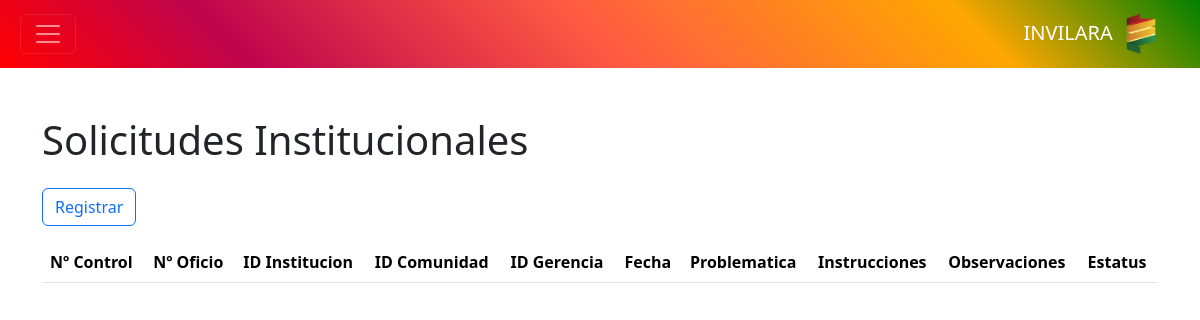
/controlador/solicitud_institucional.php, run on an earlier commit of the app's database.
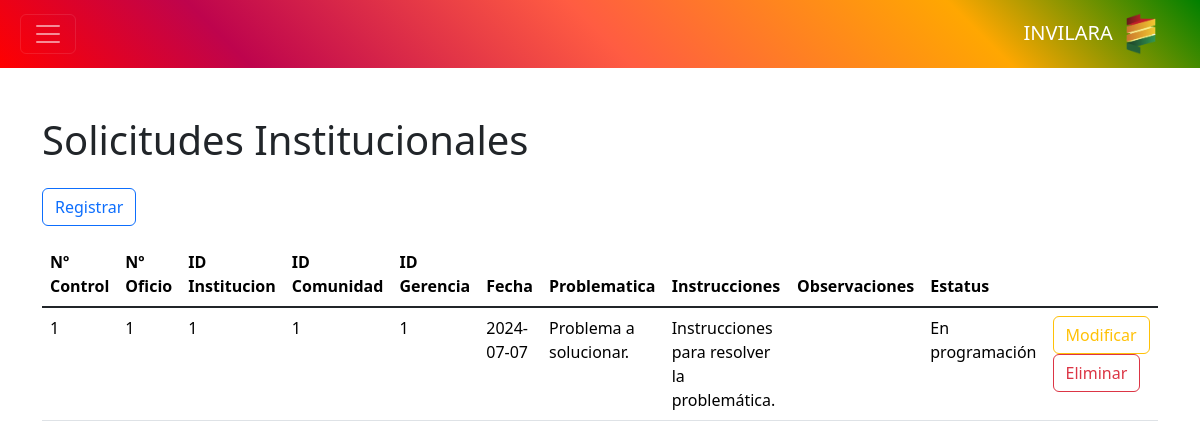
And on a later commit of the database.
### tables this page shows
CREATE TABLE `solicitud_institucional` (
  `nro_control` varchar(20) NOT NULL,
  `nro_oficio` varchar(20) DEFAULT NULL,
  `id_institucion` int DEFAULT NULL,
  `id_comunidad` int DEFAULT NULL,
  `id_gerencia` int DEFAULT NULL,
  `fecha` date DEFAULT NULL,
  `problematica` text,
  `instrucciones` text,
  `observacion` text,
  `estatus` text
);

### controlador/solicitud_institucional.php (called while the page is built, shortened)
<?php
require_once "modelo/solicitud_institucional.php";
$modelo = new Registro();
$datos = $modelo->consultar();
require_once "vista/solicitud_institucional.php";
?>

### modelo/base_datos.php (called while the page is built)
<?php
class BaseDatos
{
    private $host = "localhost";
    private $dbname = "invilara";
    private $usuario = "root";
    private $contrasena = "";
    public function conexion()
    {
        $dsn = "mysql" . ":" . "host=" . $this->host . ";" . "dbname=" . $this->dbname . ";";
        $pdo = new PDO($dsn, $this->usuario, $this->contrasena);
        $pdo->setAttribute(PDO::ATTR_ERRMODE, PDO::ERRMODE_EXCEPTION);
        return $pdo;
    }
}
?>

### modelo/solicitud_institucional.php (called while the page is built, shortened)
<?php
require_once "modelo/base_datos.php";
class Registro extends BaseDatos
{
	private $tabla = "solicitud_institucional";
	public function consultar()
	{
		$result = $this->conexion()->query("SELECT * FROM {$this->tabla}");
		return $result;
	}
}
?>

### vista/solicitud_institucional.php (the view, shortened to what this page needs)
<?php require_once "vista/componentes/encabezado.php"; ?>
<?php require_once "vista/componentes/barra.php"; ?>
<main class="container" id="crud">
	<h1>Solicitudes Institucionales</h1>
	<button class="btn btn-outline-primary my-3" value="insertar">Registrar</button>
	<table class="table table-hover table-responsive">
		<thead>
			<tr>
				<th>Nº Control</th>
				<th>Nº Oficio</th>
				<th>ID Institucion</th>
				<th>ID Comunidad</th>
				<th>ID Gerencia</th>
				<th>Fecha</th>
				<th>Problematica</th>
				<th>Instrucciones</th>
				<th>Observaciones</th>
				<th>Estatus</th>
			</tr>
		</thead>
		<tbody class="table-group-divider">
			<?php foreach ($datos as $d): ?>
				<tr>
					<td><?php echo $d["nro_control"] ?></td>
					<td><?php echo $d["nro_oficio"] ?></td>
					<td><?php echo $d["id_institucion"] ?></td>
					<td><?php echo $d["id_comunidad"] ?></td>
					<td><?php echo $d["id_gerencia"] ?></td>
					<td><?php echo $d["fecha"] ?></td>
					<td><?php echo $d["problematica"] ?></td>
					<td><?php echo $d["instrucciones"] ?></td>
					<td><?php echo $d["observacion"] ?></td>
					<td><?php echo $d["estatus"] ?></td>
					<td>
						<button class="btn btn-outline-warning" value="modificar">Modificar</button>
						<button class="btn btn-outline-danger" value="eliminar">Eliminar</button>
					</td>
				</tr>
			<?php endforeach ?>
		</tbody>
	</table>
</main>

### vista/componentes/encabezado.php (shortened to what this page needs)
<!DOCTYPE html>
<html lang="es" data-bs-theme="light">
<head>
    <link rel="stylesheet" href="librerias/bootstrap/bootstrap.min.css">
    <link rel="stylesheet" href="recursos/css/styles.css">
</head>
<body>

### vista/componentes/barra.php (shortened to what this page needs)
<nav data-bs-theme="dark" class="navbar mb-5 inv-gradient">
    <div class="container-fluid mx-2">
        <?php if (isset($barra_simple)): ?>
            <div></div>
        <?php else: ?>
            <button class="navbar-toggler" data-bs-toggle="offcanvas" data-bs-target="#barra-lateral">
                <span class="navbar-toggler-icon"></span>
            </button>
        <?php endif ?>
        <label class="navbar-brand">
            INVILARA
            <img src="recursos/img/invilara-logo.png" alt="Logo" class="mx-2" width="30px">
        </label>
    </div>
</nav>

### recursos/css/styles.css (style rules this page uses)
.inv-gradient { background: #c15a00; background: linear-gradient(225deg, green 0%, #ffa701 20%, #ff5c42 50%, #be044d 80%, red 100%); }

What changed in the data, as far as the page shows it:
added solicitud_institucional: nro_control "1", nro_oficio "1", id_institucion "1", id_comunidad "1", id_gerencia "1", fecha "2024-07-07", problematica "Problema a solucionar.", instrucciones "Instrucciones para resolver la problemática.", estatus "En programación"
